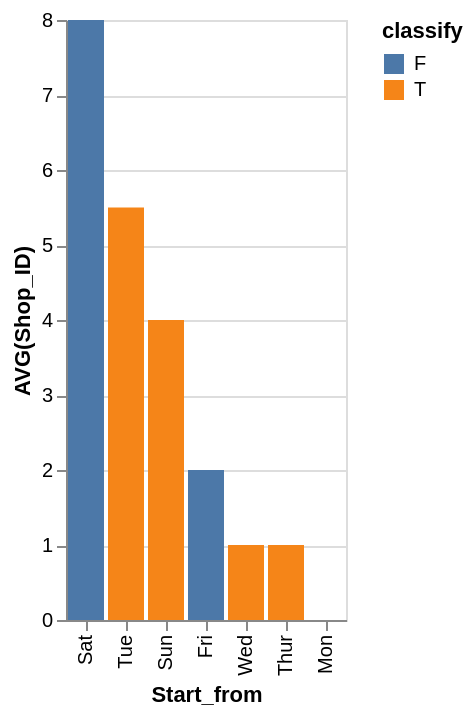

Vega-Lite specification for this chart:
### Vega-Lite specification from a JSON file in a GitHub repository (floating-point values rounded to 4 significant figures)
{"data": {"values": [{"x_data": "Sat", "y_data": 8, "classify": "F"}, {"x_data": "Tue", "y_data": 0, "classify": "F"}, {"x_data": "Sun", "y_data": 0, "classify": "F"}, {"x_data": "Fri", "y_data": 2, "classify": "F"}, {"x_data": "Wed", "y_data": 0, "classify": "F"}, {"x_data": "Thur", "y_data": 0, "classify": "F"}, {"x_data": "Mon", "y_data": 0, "classify": "F"}, {"x_data": "Sat", "y_data": 0, "classify": "T"}, {"x_data": "Tue", "y_data": 5.5, "classify": "T"}, {"x_data": "Sun", "y_data": 4, "classify": "T"}, {"x_data": "Fri", "y_data": 0, "classify": "T"}, {"x_data": "Wed", "y_data": 1, "classify": "T"}, {"x_data": "Thur", "y_data": 1, "classify": "T"}, {"x_data": "Mon", "y_data": 0, "classify": "T"}]}, "mark": "bar", "encoding": {"x": {"field": "x_data", "type": "nominal", "title": "Start_from", "sort": {"op": "sum", "field": "y_data", "order": "descending"}}, "y": {"field": "y_data", "type": "quantitative", "title": "AVG(Shop_ID)"}, "color": {"field": "classify"}}}
